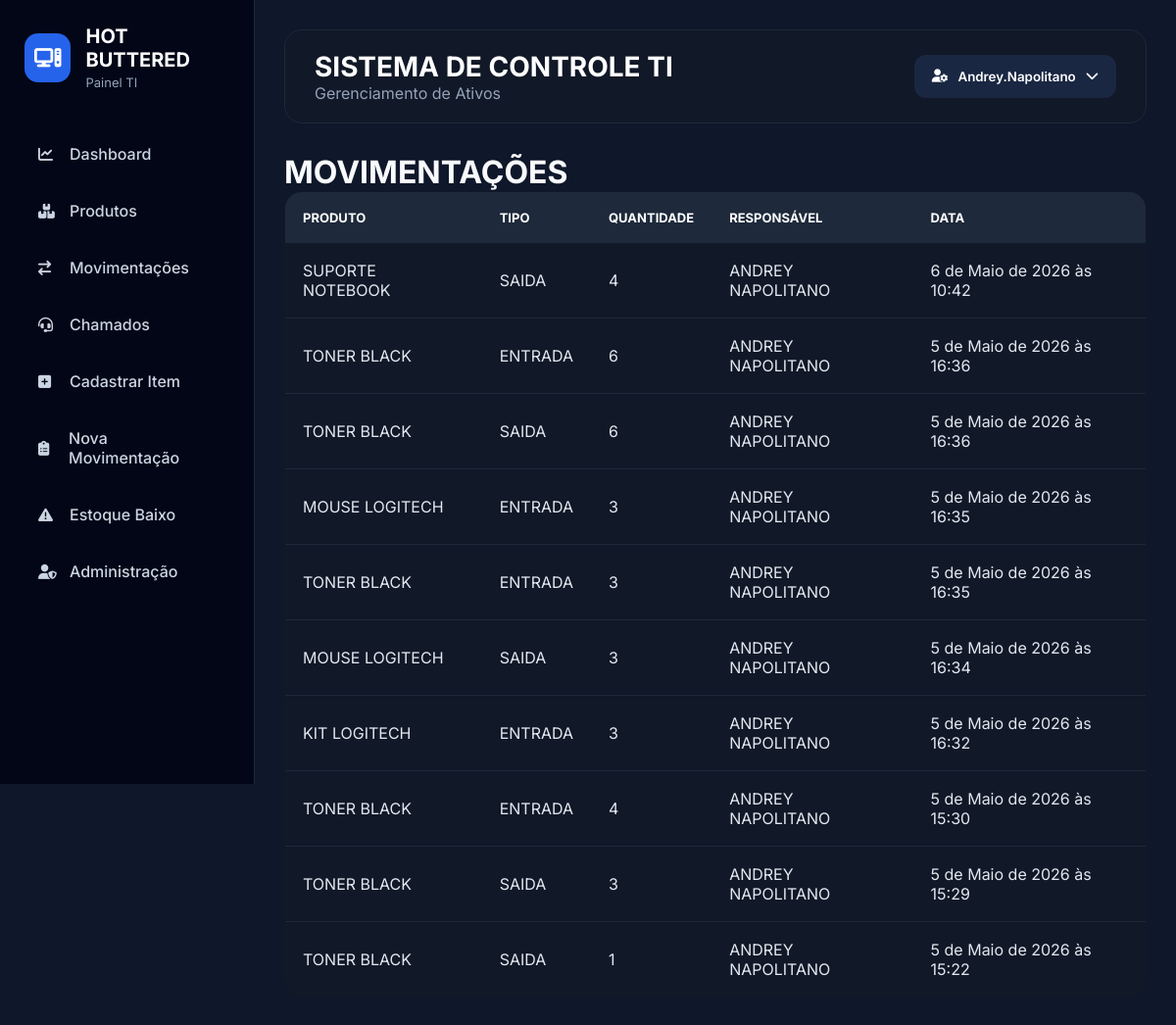
The app's page /movimentacoes/ (signed in) with its own data.
### estoque/models.py (models this page shows, shortened)
class Movimentacao(models.Model):
    TIPO_CHOICES = [
        ('ENTRADA', 'ENTRADA'),
        ('SAIDA', 'SAIDA'),
    ]
    produto = models.ForeignKey(Produto, on_delete=models.CASCADE)
    tipo = models.CharField(max_length=20, choices=TIPO_CHOICES)
    quantidade = models.IntegerField()
    responsavel = models.CharField(max_length=100)
    data = models.DateTimeField(auto_now_add=True)

class Produto(models.Model):
    STATUS_CHOICES = [
        ('OK', 'OK'),
        ('BAIXO', 'BAIXO'),
        ('CRITICO', 'CRITICO'),
    ]
    nome = models.CharField(max_length=200)
    categoria = models.CharField(max_length=100)
    quantidade = models.IntegerField()
    minimo = models.IntegerField()
    local = models.CharField(max_length=100)
    status = models.CharField(max_length=20, choices=STATUS_CHOICES)
    def __str__(self):
        return self.nome

### estoque/views.py (the view)
    def wrapper(request, *args, **kwargs):
        if not request.user.is_staff:
            return HttpResponseForbidden("Acesso negado.")
        return view_func(request, *args, **kwargs)

### estoque/views.py (called while the page is built)
def somente_admin(view_func):
    def wrapper(request, *args, **kwargs):
        if not request.user.is_staff:
            return HttpResponseForbidden("Acesso negado.")
        return view_func(request, *args, **kwargs)
    return wrapper

@login_required
@somente_admin
def movimentacoes(request):
    movimentacoes = Movimentacao.objects.all().order_by('-data')
    return render(request, 'estoque/movimentacoes.html', {
        'movimentacoes': movimentacoes
    })

### estoque/templates/estoque/movimentacoes.html
{% extends 'estoque/base.html' %}
{% block content %}
<h1>MOVIMENTAÇÕES</h1>
<table>
    <tr>
        <th>Produto</th>
        <th>Tipo</th>
        <th>Quantidade</th>
        <th>Responsável</th>
        <th>Data</th>
    </tr>
    {% for mov in movimentacoes %}
    <tr>
        <td>{{ mov.produto }}</td>
        <td>{{ mov.tipo }}</td>
        <td>{{ mov.quantidade }}</td>
        <td>{{ mov.responsavel }}</td>
        <td>{{ mov.data }}</td>
    </tr>
    {% endfor %}
</table>
{% endblock %}

### estoque/templates/estoque/base.html (shortened to what this page needs)
{% load static %}
<!DOCTYPE html>
<html lang="pt-br">
<head>
    <link rel="stylesheet"
        href="https://cdnjs.cloudflare.com/ajax/libs/font-awesome/6.5.2/css/all.min.css">
    <link rel="stylesheet" href="{% static 'css/style.css' %}">
</head>
<body>
    <aside class="sidebar">
        <div class="logo-area">
            <div class="logo-icon">
                <i class="fa-solid fa-computer"></i>
            </div>
            <div>
                <h2>HOT BUTTERED</h2>
                <span>Painel TI</span>
            </div>
        </div>
        <nav class="menu">
            {% if request.user.is_staff %}
                <a href="{% url 'dashboard' %}">
                    <i class="fa-solid fa-chart-line"></i>
                    Dashboard
                </a>
                <a href="{% url 'produtos' %}">
                    <i class="fa-solid fa-boxes-stacked"></i>
                    Produtos
                </a>
                <a href="{% url 'movimentacoes' %}">
                    <i class="fa-solid fa-arrow-right-arrow-left"></i>
                    Movimentações
                </a>
<a href="{% url 'chamados_admin' %}">
                    <i class="fa-solid fa-headset"></i>
                    Chamados
                </a>
                <a href="{% url 'cadastrar_item' %}">
                    <i class="fa-solid fa-square-plus"></i>
                    Cadastrar Item
                </a>
                <a href="{% url 'cadastrar_movimentacao' %}">
                    <i class="fa-solid fa-clipboard-list"></i>
                    Nova Movimentação
                </a>
                <a href="{% url 'estoque_baixo' %}">
                    <i class="fa-solid fa-triangle-exclamation"></i>
                    Estoque Baixo
                </a>
                <a href="/admin/">
                    <i class="fa-solid fa-user-shield"></i>
                    Administração
                </a>
            {% endif %}
        </nav>
    </aside>
    <main class="content">
        <div class="topbar">
            <div>
                <h1>SISTEMA DE CONTROLE TI</h1>
                <p>Gerenciamento de Ativos</p>
            </div>
            <div class="usuario-dropdown">
                <button class="usuario-btn">
                    <i class="fa-solid fa-user-gear"></i>
                    {{ request.user.username }}
                    <i class="fa-solid fa-chevron-down"></i>
                </button>
            </div>
        </div>
        <div class="main-content">
            {% block content %}
            {% endblock %}
        </div>
    </main>
</body>
</html>

### estoque/static/css/style.css (style rules this page uses)
* { margin:0; padding:0; box-sizing:border-box; font-family:'Inter', sans-serif; }
html, body { background:#0f172a; color:#e2e8f0; }
body { display:flex; }
.sidebar { width:260px; height:100vh; background:#020617; border-right:1px solid #1e293b; padding:25px; position:fixed; top:0; left:0; }
.logo-area { display:flex; align-items:center; gap:15px; margin-bottom:40px; }
.logo-icon { width:50px; height:50px; background:#2563eb; display:flex; align-items:center; justify-content:center; border-radius:14px; }
.logo-icon i { font-size:22px; color:white; }
.logo-area h2 { color:white; font-size:20px; }
.logo-area span { color:#94a3b8; font-size:13px; }
.menu { display:flex; flex-direction:column; gap:10px; }
.menu a { display:flex; align-items:center; gap:12px; color:#cbd5e1; text-decoration:none; padding:14px; border-radius:10px; transition:0.3s; font-weight:500; }
.menu a i { width:20px; font-size:15px; }
.content { margin-left:260px; width:calc(100% - 260px); min-height:100vh; padding:30px; background:#0f172a; }
.topbar { width:100%; background:#111827; border:1px solid #1e293b; border-radius:18px; padding:20px 30px; display:flex; justify-content:space-between; align-items:center; margin-bottom:30px; }
.topbar h1 { color:white; font-size:28px; }
.topbar p { color:#94a3b8; }
.usuario-dropdown { position:relative; }
.usuario-btn { background:#1a2742; border:none; color:white; padding:14px 18px; border-radius:12px; cursor:pointer; font-weight:600; display:flex; align-items:center; gap:10px; transition:0.3s; }
table { width:100%; border-collapse:collapse; background:#111827; border-radius:18px; overflow:hidden; border:1px solid #1e293b; }
table th { background:#1e293b; color:white; padding:18px; text-align:left; text-transform:uppercase; font-size:13px; }
table td { padding:18px; border-bottom:1px solid #1e293b; color:#e2e8f0; }
.main-content { background:transparent; }
h1, h2, h3, p, td, th { color:#f8fafc; }

### records on screen
Movimentacao: produto "SUPORTE NOTEBOOK", tipo "SAIDA", quantidade "4", responsavel "ANDREY NAPOLITANO", data "6 de Maio de 2026 às 10:42"
Movimentacao: produto "TONER BLACK", tipo "ENTRADA", quantidade "6", responsavel "ANDREY NAPOLITANO", data "5 de Maio de 2026 às 16:36"
Movimentacao: produto "TONER BLACK", tipo "SAIDA", quantidade "6", responsavel "ANDREY NAPOLITANO", data "5 de Maio de 2026 às 16:36"
Movimentacao: produto "MOUSE LOGITECH", tipo "ENTRADA", quantidade "3", responsavel "ANDREY NAPOLITANO", data "5 de Maio de 2026 às 16:35"
Movimentacao: produto "TONER BLACK", tipo "ENTRADA", quantidade "3", responsavel "ANDREY NAPOLITANO", data "5 de Maio de 2026 às 16:35"
Movimentacao: produto "MOUSE LOGITECH", tipo "SAIDA", quantidade "3", responsavel "ANDREY NAPOLITANO", data "5 de Maio de 2026 às 16:34"
Movimentacao: produto "KIT LOGITECH", tipo "ENTRADA", quantidade "3", responsavel "ANDREY NAPOLITANO", data "5 de Maio de 2026 às 16:32"
Movimentacao: produto "TONER BLACK", tipo "ENTRADA", quantidade "4", responsavel "ANDREY NAPOLITANO", data "5 de Maio de 2026 às 15:30"
Movimentacao: produto "TONER BLACK", tipo "SAIDA", quantidade "3", responsavel "ANDREY NAPOLITANO", data "5 de Maio de 2026 às 15:29"
Movimentacao: produto "TONER BLACK", tipo "SAIDA", quantidade "1", responsavel "ANDREY NAPOLITANO", data "5 de Maio de 2026 às 15:22"

### other values on screen
{{ request.user.username }} "Andrey.Napolitano"
